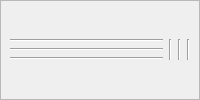
            <widget class="QWidget" name="tab_17">
             <attribute name="title">
              <string>Page</string>
             </attribute>
             <layout class="QGridLayout" name="gridLayout_31">
              <property name="leftMargin">
               <number>0</number>
              </property>
              <property name="topMargin">
               <number>0</number>
              </property>
              <property name="rightMargin">
               <number>0</number>
              </property>
              <property name="bottomMargin">
               <number>0</number>
              </property>
              <item row="0" column="0">
               <widget class="QFrame" name="frame_7">
                <property name="frameShape">
                 <enum>QFrame::StyledPanel</enum>
                </property>
                <property name="frameShadow">
                 <enum>QFrame::Raised</enum>
                </property>
                <layout class="QGridLayout" name="gridLayout_33" columnstretch="1,1">
                 <item row="0" column="0">
                  <layout class="QVBoxLayout" name="verticalLayout_3">
                   <item>
                    <widget class="Line" name="line_2">
                     <property name="orientation">
                      <enum>Qt::Horizontal</enum>
                     </property>
                    </widget>
                   </item>
                   <item>
                    <widget class="Line" name="line_3">
                     <property name="orientation">
                      <enum>Qt::Horizontal</enum>
                     </property>
                    </widget>
                   </item>
                   <item>
                    <widget class="Line" name="line">
                     <property name="orientation">
                      <enum>Qt::Horizontal</enum>
                     </property>
                    </widget>
                   </item>
                  </layout>
                 </item>
                 <item row="0" column="1">
                  <layout class="QHBoxLayout" name="horizontalLayout">
                   <item>
                    <widget class="Line" name="line_4">
                     <property name="orientation">
                      <enum>Qt::Vertical</enum>
                     </property>
                    </widget>
                   </item>
                   <item>
                    <widget class="Line" name="line_5">
                     <property name="orientation">
                      <enum>Qt::Vertical</enum>
                     </property>
                    </widget>
                   </item>
                   <item>
                    <widget class="Line" name="line_6">
                     <property name="orientation">
                      <enum>Qt::Vertical</enum>
                     </property>
                    </widget>
                   </item>
                  </layout>
                 </item>
                </layout>
               </widget>
              </item>
             </layout>
            </widget>
